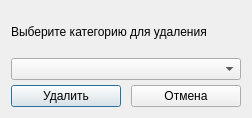
<?xml version="1.0" encoding="UTF-8"?>
<ui version="4.0">
 <class>DellCatMaster</class>
 <widget class="QDialog" name="DellCatMaster">
  <property name="geometry">
   <rect>
    <x>0</x>
    <y>0</y>
    <width>252</width>
    <height>118</height>
   </rect>
  </property>
  <property name="minimumSize">
   <size>
    <width>252</width>
    <height>118</height>
   </size>
  </property>
  <property name="maximumSize">
   <size>
    <width>350</width>
    <height>118</height>
   </size>
  </property>
  <property name="windowTitle">
   <string>Удаление категории</string>
  </property>
  <layout class="QHBoxLayout" name="horizontalLayout_2">
   <item>
    <layout class="QVBoxLayout" name="verticalLayout">
     <property name="spacing">
      <number>5</number>
     </property>
     <property name="bottomMargin">
      <number>0</number>
     </property>
     <item>
      <widget class="QLabel" name="label">
       <property name="text">
        <string>Выберите категорию для удаления</string>
       </property>
      </widget>
     </item>
     <item>
      <widget class="QComboBox" name="comboBox"/>
     </item>
     <item>
      <layout class="QHBoxLayout" name="horizontalLayout">
       <property name="spacing">
        <number>10</number>
       </property>
       <property name="leftMargin">
        <number>0</number>
       </property>
       <property name="topMargin">
        <number>0</number>
       </property>
       <property name="rightMargin">
        <number>0</number>
       </property>
       <property name="bottomMargin">
        <number>0</number>
       </property>
       <item>
        <widget class="QPushButton" name="dellButton">
         <property name="text">
          <string>Удалить</string>
         </property>
        </widget>
       </item>
       <item>
        <widget class="QPushButton" name="canselButton">
         <property name="text">
          <string>Отмена</string>
         </property>
        </widget>
       </item>
      </layout>
     </item>
    </layout>
   </item>
  </layout>
 </widget>
 <resources/>
 <connections/>
</ui>
